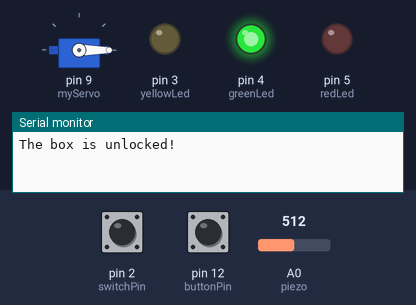
Simulated run of this sketch. Board: Arduino Uno, built with avr-gcc and run on an emulated ATmega328P. On the bench: servo, output pins drawn as LEDs (lit = HIGH), the last lines printed to the serial monitor. Inputs (shaded band) come from the test bench; at power-on: pin 2 (switchPin) LOW, pin 12 (buttonPin) LOW, A0 (piezo) = 512.

Above: at 1.2 s.
1.3 s: pin 2 (switchPin) pulled HIGH for 0.15 s
At 1.9 s:
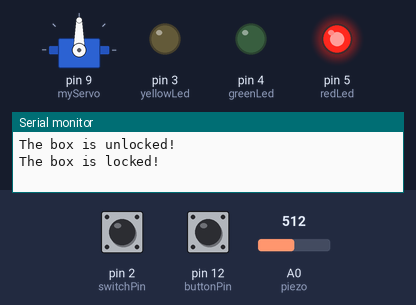
2.9 s: pin 12 (buttonPin) pulled HIGH for 0.15 s
At 4.2 s:
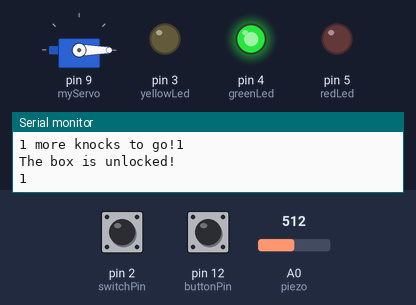
4.5 s: pin 2 (switchPin) pulled HIGH for 1 s
At 5.6 s:
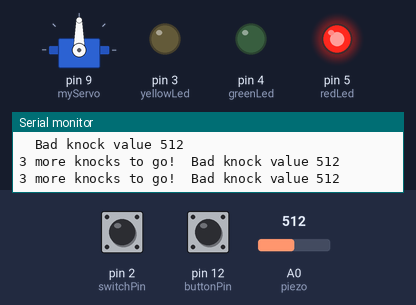
8.5 s: A0 (piezo) set to 990
11.5 s: A0 (piezo) set to 1017
14.5 s: pin 12 (buttonPin) pulled HIGH for 1 s
At 15.8 s:
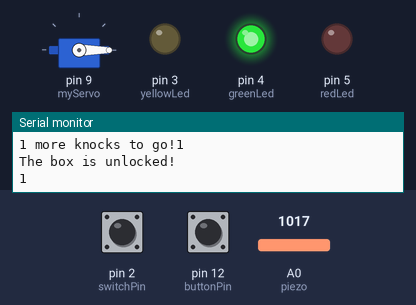
Timing chart, 0 to 17.5 s (numbered marks = the images above; inputs shaded):
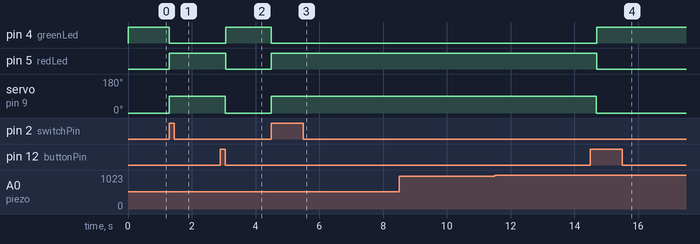

The sketch:

KnockLock.ino
```cpp
#include <Servo.h>
Servo myServo;

const int piezo = A0;
const int switchPin = 2;
const int yellowLed = 3;
const int greenLed = 4;
const int redLed = 5;
const int buttonPin = 12;

int pushVal;
int knockVal;
int switchVal;

const int quietKnock = 10;
const int loudKnock = 100;

boolean locked = false;
int numberOfKnocks = 0;

void setup() {
  // put your setup code here, to run once:
  myServo.attach(9);
  pinMode(yellowLed,OUTPUT);
  pinMode(redLed, OUTPUT);
  pinMode(greenLed, OUTPUT);
  pinMode(switchPin,INPUT);
  pinMode(buttonPin,INPUT);
  Serial.begin(9600);

  digitalWrite(greenLed, HIGH);
  myServo.write(0);
  Serial.println("The box is unlocked!");

}

void loop() {
  // put your main code here, to run repeatedly:
  if(locked == false){
    switchVal = digitalRead(switchPin);
    if(switchVal == HIGH){
      locked = true;
      digitalWrite(greenLed, LOW);
      digitalWrite(redLed,HIGH);
      myServo.write(90);
      Serial.println("The box is locked!");
      delay(1000);
      numberOfKnocks=0;

    }
  }
 pushVal = digitalRead(buttonPin);


  if(locked == true){
  knockVal = analogRead(piezo);
    if(numberOfKnocks < 3 && knockVal > 0){
      if(checkForKnock(knockVal)==true){
        numberOfKnocks++;
      }
      Serial.print(3-numberOfKnocks);
      Serial.print(" more knocks to go!");
    }
    if(numberOfKnocks >= 3){
      locked = false;
      myServo.write(0);
      delay(20);
      digitalWrite(greenLed,HIGH);
      digitalWrite(redLed,LOW);
      Serial.println("The box is unlocked!");
    }
      if(pushVal == HIGH){
        numberOfKnocks++;
        Serial.println(pushVal);
   }
  }
}

boolean checkForKnock(int value){
  if(value > quietKnock && value < loudKnock){
    digitalWrite(yellowLed,HIGH);
    delay(50);
    digitalWrite(yellowLed,LOW);
    Serial.print("  Valid knock of value ");
    Serial.println(value);
    return true;
   }
  else{
    Serial.print("  Bad knock value ");
    Serial.println(value);
    return false;
  }

}
```

Measured:
- after the input at 1.3 s, pin 4 (greenLed): HIGH → LOW at once; pin 5 (redLed): LOW → HIGH at once; servo on pin 9 (myServo): 0° → 90° at once
- after the input at 2.9 s, pin 4 (greenLed): LOW → HIGH after 0.17 s; pin 5 (redLed): HIGH → LOW after 0.17 s; servo on pin 9 (myServo): 90° → 0° after 0.15 s
- after the input at 4.5 s, pin 4 (greenLed): HIGH → LOW at once; pin 5 (redLed): LOW → HIGH at once; servo on pin 9 (myServo): 0° → 90° at once
- after the input at 14.5 s, pin 4 (greenLed): LOW → HIGH after 0.20 s; pin 5 (redLed): HIGH → LOW after 0.20 s; servo on pin 9 (myServo): 90° → 0° after 0.18 s
